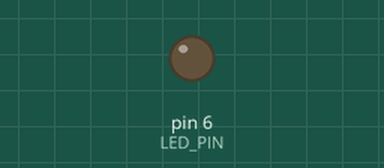
This sketch was run on a simulated Arduino Uno, built with avr-gcc and run on an emulated ATmega328P. On the bench: output pins drawn as LEDs (lit = HIGH).

Above: at 0.15 s.
Timing chart, 0 to 1.6 s (numbered marks = the images above):
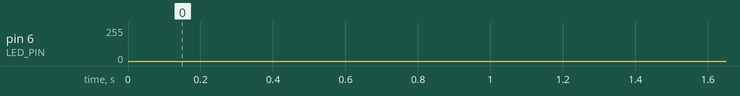

The sketch:

Task_1.0.2.ino
```cpp
/*
Developer   - Nikhil Arun
Date        - 2-2-2026
Board       - Arduino Uno R3
*/

//LED brightness increases and diminishes in 1s

int LED_PIN=6;

void setup()
{
  pinMode(LED_PIN, OUTPUT);
}

void loop()
{
  for (int i=0;i<256;i++)
  {
    analogWrite(LED_PIN, i);
    delay(500/256);
  }
  for (int j=0;j<256;j++)
  {
    analogWrite(LED_PIN, 255-j);
    delay(500/256);
  }
}
```
